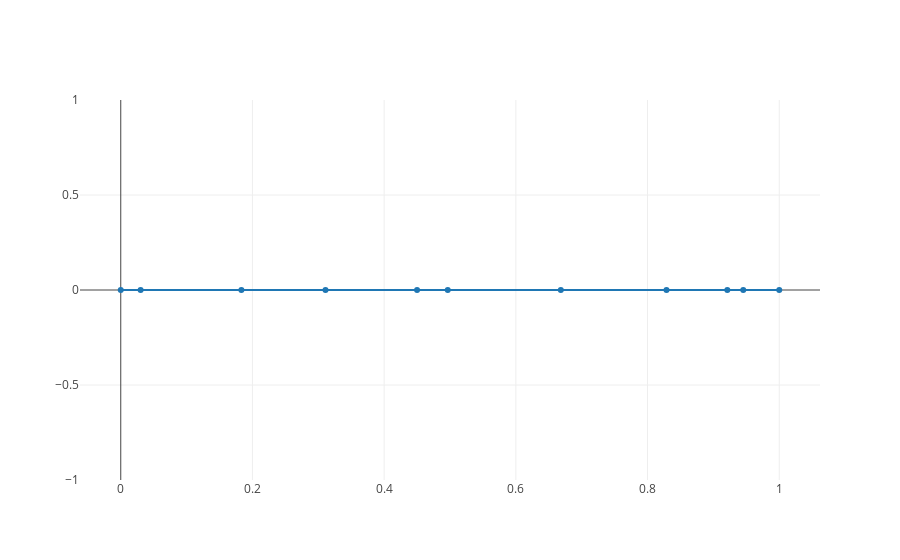

The notebook cell saved with this chart:
### Markdown cell above
The domain $\Omega = [0, 1]$, which we discretize with $n$ segments (or elements) $s_i$

### Code cell
#domain
omega = np.array([0, 1])

#number of bases and elements
n_elements = 10
n_bases = n_elements + 1

#segments
# s = np.linspace(omega[0], omega[1], num=n_elements+1)
s = np.cumsum(np.random.rand(n_elements+1))
s = (s-s[0])/(s[-1]-s[0])


#plot
fig = go.Figure(data=[go.Scatter(x=s, y=np.zeros(s.shape), mode='lines+markers')])
plotly.iplot(fig)

### Figure 1 — Plotly figure (JSON) as saved in the notebook; plotly's stock layout.template omitted (floating-point values rounded to 4 significant figures)
{"data": [{"mode": "lines+markers", "type": "scatter", "uid": "fefada7d-02ec-4708-bb61-fe895bd37d87", "x": [0, 0.03014, 0.1832, 0.311, 0.45, 0.4966, 0.6683, 0.8288, 0.9211, 0.9453, 1], "y": [0, 0, 0, 0, 0, 0, 0, 0, 0, 0, 0]}], "layout": {}}
